Frame 1 (no input): blank canvas, image omitted
Frame 60 (no input): blank canvas, image omitted
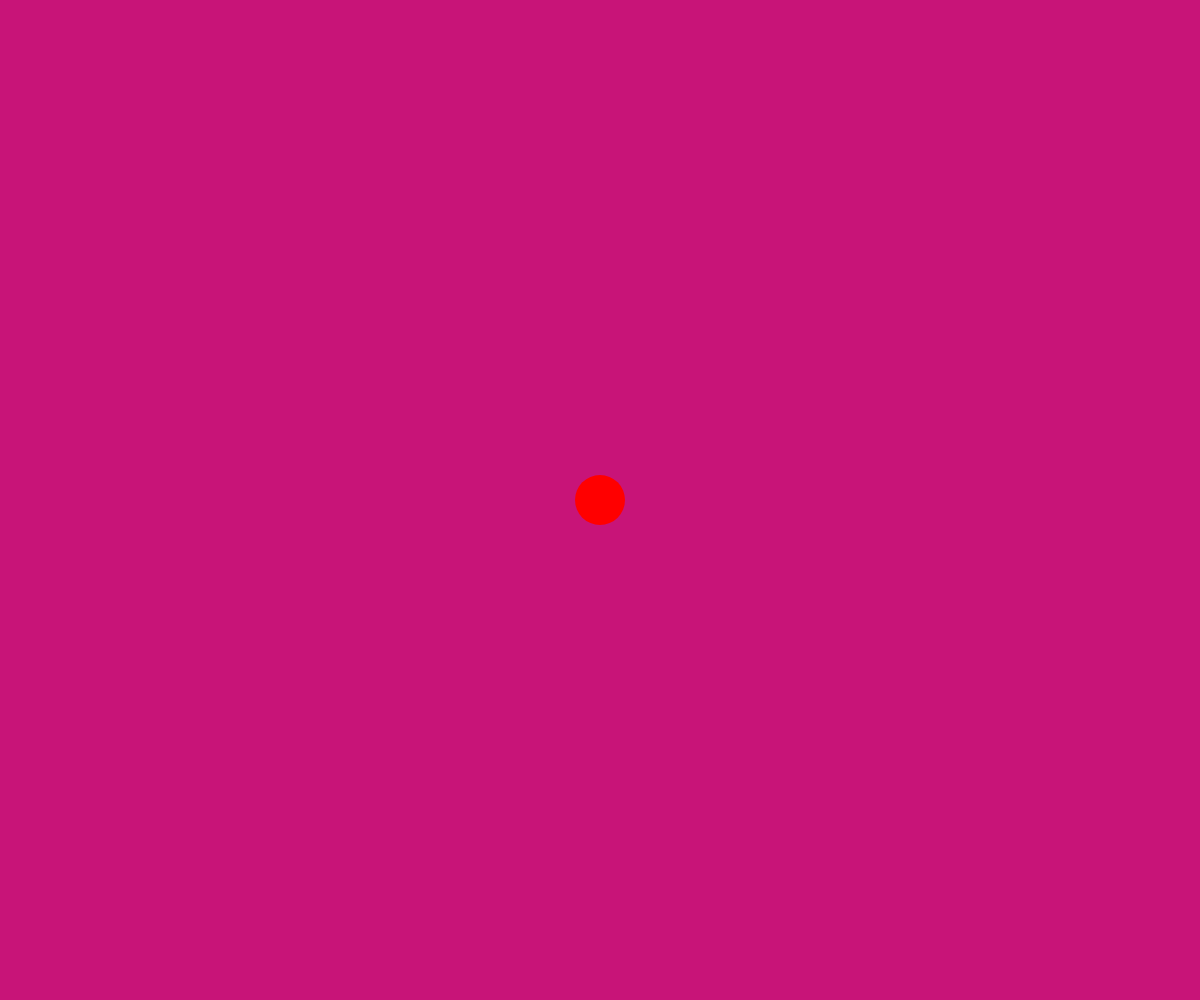
Frame 120 (the mouse pressed at the canvas centre since frame 60)

The p5.js sketch whose frames 1 and 60 were blank and that drew this single picture after the mouse press (run headless with seeded random() and noise() and a simulated clock; from frame 60 on, the mouse is pressed at the canvas centre):

// p5.js sketch
// ── sketch.js
// TODO: add color and mouseover
//       classify it

let blinks = [];

class Blinky {
  constructor(x, y) {
    this.x = x;
    this.y = y;
    this.visible = false;
    this.period = random(100, 1000);
    this.changed = 0;
    this.diam = 50;
    this.mocolor = color(255,0,0);
    this.mouseOver = false;
  }

  update() {
    if (millis() - this.changed > this.period) {
      this.visible = !this.visible;
      this.changed = millis();
    }

    this.mouseOver = dist(mouseX, mouseY, this.x, this.y) < (this.diam/2);
  }

  draw() {
    if (this.visible || this.mouseOver) {
      if(this.mouseOver) {
        fill(this.mocolor);
      } else {
        fill(255);
      }
      ellipse(this.x, this.y, this.diam);
    }
  }
}

function setup() {
  createCanvas(windowWidth, windowHeight);
  noStroke();
}

function draw() {
  background(200, 20, 120);
  for (let idx = 0; idx < blinks.length; idx++){
    let mBlink = blinks[idx];
    mBlink.update();
    mBlink.draw();
  }
}

function mousePressed() {
  blinks.push(new Blinky(mouseX, mouseY));
}
